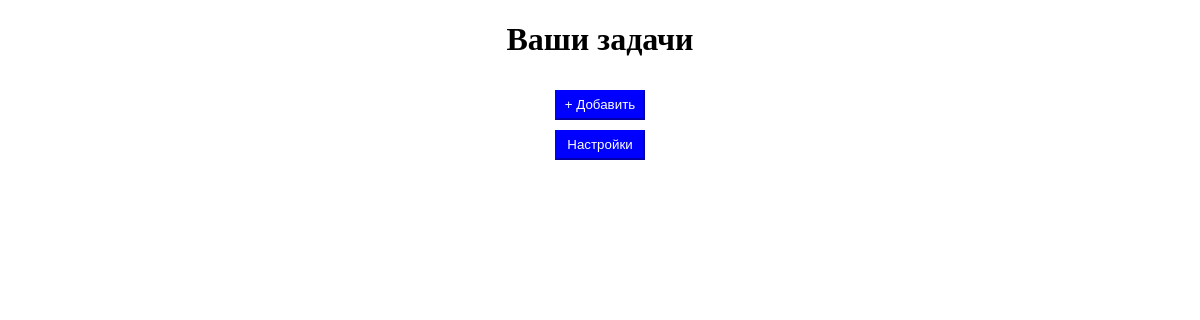
The app's page /todoapp/main-page/, older data.
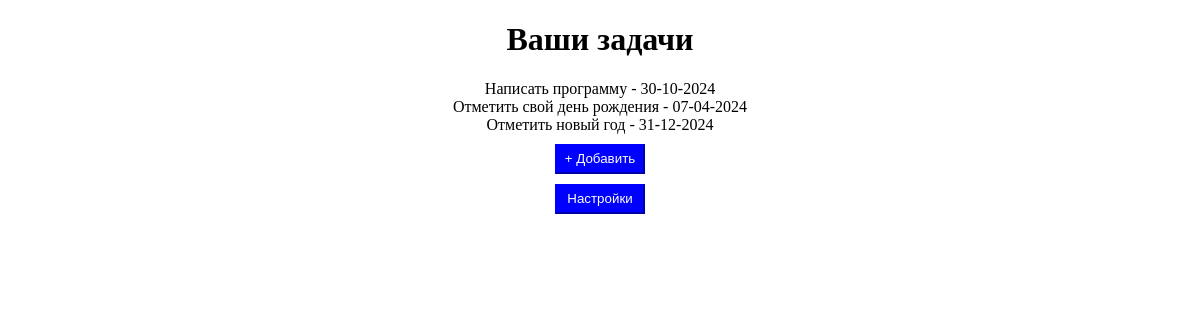
The same page, newer data.
### todoapp/models.py (models this page shows)
class Task(models.Model):
    time = models.CharField('', max_length=50)
    text = models.CharField('', max_length=50)

### todoapp/views.py (the view)
# urls.py: path('main-page/', views.open_main_page, name='main-page'),
def open_main_page(request):
    task = Task.objects.all()
    return render(request, 'main-page.html', {'task': task})

### todoapp/templates/main-page.html (shortened to what this page needs)
{% load static %}
<!DOCTYPE html>
<html>
  <head>
    <link
      href="{% static 'todoapp/css/main-page.css' %}"
      rel="stylesheet"
      type="text/css"
    />
  </head>
  <body>
    <center>
      <h1>Ваши задачи</h1>
      {% for i in task %} {{i.text}} - {{i.time}}<br />
      {% endfor %}
      <form method="post" action="{% url 'add-page' %}">
        <button
          type="submit"
          class="redirect-to-add-page"
          id="redirect-to-add-page"
          onmouseover="changeColor()"
          onmouseout="resetColor()"
        >
          + Добавить
        </button>
      </form>
      <form action="{% url 'settings' %}">
        <button type="submit" class="settings" id="settings">Настройки</button>
      </form>
    </center>
  </body>
</html>

### todoapp/static/todoapp/css/main-page.css (style rules this page uses)
.redirect-to-add-page { background-color: blue; border-color: blue; color: white; position: relative; top: 10px; width: 90px; height: 30px; }
.settings { background-color: blue; border-color: blue; color: white; position: relative; top: 20px; width: 90px; height: 30px; }

Row changes from the older to the newer data that the page shows:
added Task: text "Написать программу", time "30-10-2024"
added Task: text "Отметить свой день рождения", time "07-04-2024"
added Task: text "Отметить новый год", time "31-12-2024"
